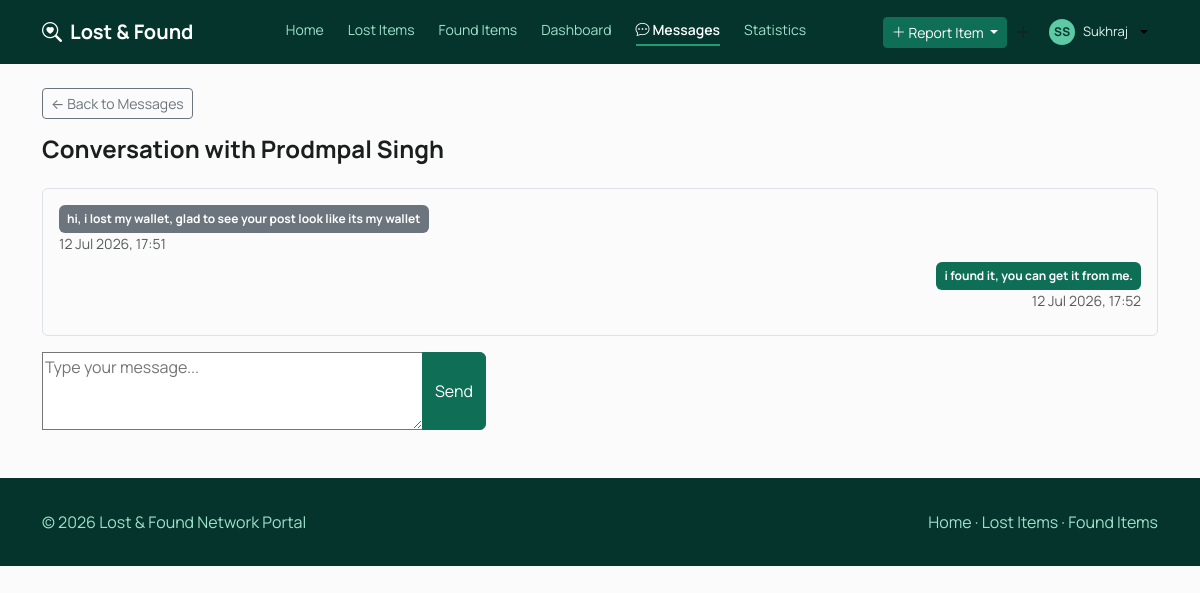
/messages/3/ (signed in), run on the app's committed database.
### core/models.py (models this page shows, shortened)
class User(AbstractUser):
    mobile_number = models.CharField(max_length=20, blank=True, null=True)
    email = models.EmailField(unique=True)
    profile_photo = models.ImageField(upload_to='profile_photos/', blank=True, null=True)

class Message(models.Model):
    sender = models.ForeignKey(User, on_delete=models.CASCADE, related_name='sent_messages')
    receiver = models.ForeignKey(User, on_delete=models.CASCADE, related_name='received_messages')
    message = models.TextField()
    timestamp = models.DateTimeField(auto_now_add=True)
    is_read = models.BooleanField(default=False)
    class Meta:
        ordering = ['timestamp']

### core/views.py (the view)
@login_required
def conversation_view(request, user_id):
    from .models import User
    other_user = get_object_or_404(User, id=user_id)
    if request.method == 'POST':
        form = MessageForm(request.POST)
        if form.is_valid():
            msg = form.save(commit=False)
            msg.sender = request.user
            msg.receiver = other_user
            msg.save()
            return redirect('conversation', user_id=other_user.id)
    else:
        form = MessageForm()
    Message.objects.filter(sender=other_user, receiver=request.user, is_read=False).update(is_read=True)
    thread = Message.objects.filter(
        Q(sender=request.user, receiver=other_user) | Q(sender=other_user, receiver=request.user)
    ).order_by('timestamp')
    return render(request, 'core/conversation.html', {
        'other_user': other_user,
        'thread': thread,
        'form': form,
    })

### core/forms.py
class MessageForm(forms.ModelForm):
    class Meta:
        model = Message
        fields = ['message']
        widgets = {
            'message': forms.Textarea(attrs={'rows': 3, 'placeholder': 'Type your message...'}),
        }
        labels = {
            'message': ''
        }

### templates/core/conversation.html (shortened to what this page needs)
{% extends 'core/base.html' %}
{% block content %}
<a href="{% url 'inbox' %}" class="btn btn-sm btn-outline-secondary mb-3">&larr; Back to Messages</a>
<h4 class="mb-4">Conversation with {{ other_user.first_name }} {{ other_user.last_name }}</h4>
<div class="border rounded p-3 mb-3" style="max-height: 400px; overflow-y: auto;">
    {% for msg in thread %}
        <div class="mb-2 {% if msg.sender == user %}text-end{% endif %}">
            <span class="badge {% if msg.sender == user %}bg-primary{% else %}bg-secondary{% endif %} p-2">
                {{ msg.message }}
            </span>
            <div class="text-muted small">{{ msg.timestamp|date:"d M Y, H:i" }}</div>
        </div>
    {% empty %}
        <p class="text-muted">No messages yet. Say hello!</p>
    {% endfor %}
</div>
<form method="POST">
    <div class="input-group">
        {{ form.message }}
        <button type="submit" class="btn btn-primary">Send</button>
    </div>
</form>
{% endblock %}

### templates/core/base.html (shortened to what this page needs)
<!DOCTYPE html>
<html lang="en">
<head>
    <link href="https://cdn.jsdelivr.net/npm/bootstrap@5.3.3/dist/css/bootstrap.min.css" rel="stylesheet">
    <link rel="stylesheet" href="https://cdn.jsdelivr.net/npm/bootstrap-icons@1.11.3/font/bootstrap-icons.css">
    {% load static %}
    <link rel="stylesheet" href="{% static 'core/css/theme.css' %}">
</head>
<body>
    <nav class="navbar navbar-expand-lg navbar-dark navbar-centered">
    <div class="container d-flex justify-content-between align-items-center">
        <a class="navbar-brand" href="{% url 'home' %}">
            <i class="bi bi-search-heart me-1"></i> Lost & Found
        </a>
        <div class="collapse navbar-collapse justify-content-between" id="navbarNav">
            <div class="nav-links mx-auto my-2 my-lg-0">
                <a class="nav-link {% if request.resolver_match.url_name == 'home' %}active{% endif %}" href="{% url 'home' %}">Home</a>
                <a class="nav-link {% if request.resolver_match.url_name == 'browse_lost' %}active{% endif %}" href="{% url 'browse_lost' %}">Lost Items</a>
                <a class="nav-link {% if request.resolver_match.url_name == 'browse_found' %}active{% endif %}" href="{% url 'browse_found' %}">Found Items</a>
                {% if user.is_authenticated %}
                    <a class="nav-link {% if request.resolver_match.url_name == 'dashboard' %}active{% endif %}" href="{% url 'dashboard' %}">Dashboard</a>
                    <a class="nav-link {% if request.resolver_match.url_name == 'inbox' or request.resolver_match.url_name == 'conversation' %}active{% endif %}" href="{% url 'inbox' %}">
                        <i class="bi bi-chat-dots"></i> Messages
                    </a>
                    {% if user.is_staff %}
                        <a class="nav-link {% if request.resolver_match.url_name == 'admin_statistics' %}active{% endif %}" href="{% url 'admin_statistics' %}">Statistics</a>
                    {% endif %}
                {% endif %}
            </div>
            <div class="d-flex align-items-center gap-2">
                {% if user.is_authenticated %}
                    <div class="dropdown">
                        <button class="btn btn-sm btn-primary dropdown-toggle d-none d-lg-inline-block" type="button" data-bs-toggle="dropdown">
                            <i class="bi bi-plus-lg"></i> Report Item
                        </button>
                    </div>
                        <i class="bi bi-plus-lg"></i>
                    <div class="dropdown">
                        <button class="user-chip dropdown-toggle" type="button" data-bs-toggle="dropdown">
                            <div class="user-avatar">{{ user.first_name|slice:":1"|upper }}{{ user.last_name|slice:":1"|upper }}</div>
                            <span>{{ user.first_name }}</span>
                        </button>
                    </div>
                {% else %}
                    <a class="nav-link {% if request.resolver_match.url_name == 'login' %}active{% endif %}" href="{% url 'login' %}">Login</a>
                    <a class="btn btn-sm btn-primary" href="{% url 'register' %}">Register</a>
                {% endif %}
            </div>
        </div>
    </div>
</nav>
    <div class="container mt-4">
        {% block content %}{% endblock %}
    </div>
    <footer class="site-footer mt-5">
        <div class="container d-flex justify-content-between flex-wrap gap-2">
            <span>&copy; 2026 Lost & Found Network Portal</span>
            <span>
                <a href="{% url 'home' %}">Home</a> ·
                <a href="{% url 'browse_lost' %}">Lost Items</a> ·
                <a href="{% url 'browse_found' %}">Found Items</a>
            </span>
        </div>
    </footer>
</body>
</html>

### core/static/core/css/theme.css (style rules this page uses)
:root { --teal-900: #04342C; --teal-800: #085041; --teal-700: #0C5C48; --teal-600: #0F6E56; --teal-400: #1D9E75; --teal-200: #5DCAA5; --teal-100: #9FE1CB; --teal-50: #E1F5EE; --amber-100:#FAEEDA; --amber-800:#412402; --ink: #1A1F1D; }
body { font-family: 'Manrope', -apple-system, sans-serif; background-color: #FAFBFA; color: var(--ink); }
h1, h2, h3, h4, h5, .navbar-brand { font-family: 'Manrope', sans-serif; font-weight: 700; }
.navbar .nav-link { color: var(--teal-100) !important; }
.navbar-brand { color: #fff !important; }
.btn-primary, .bg-primary { background-color: var(--teal-600) !important; border-color: var(--teal-600) !important; }
.site-footer { background-color: var(--teal-900); color: var(--teal-100); padding: 32px 0; margin-top: 64px; }
.site-footer a { color: var(--teal-100); text-decoration: none; }
.navbar-centered { background-color: var(--teal-900) !important; padding: 12px 0; }
.navbar-centered .navbar-brand { font-weight: 700; color: #fff !important; }
.navbar-centered .nav-links { display: flex; gap: 24px; align-items: center; }
.navbar-centered .nav-link { color: var(--teal-100) !important; font-size: 14px; padding-bottom: 4px !important; border-bottom: 2px solid transparent; }
.navbar-centered .nav-link.active { color: #fff !important; border-bottom: 2px solid var(--teal-400); font-weight: 600; }
.user-chip { display: flex; align-items: center; gap: 8px; background: transparent; border: none; cursor: pointer; padding: 4px 10px; border-radius: 20px; }
.user-avatar { width: 26px; height: 26px; border-radius: 50%; background: var(--teal-200); color: var(--teal-900); font-size: 12px; font-weight: 700; display: flex; align-items: center; justify-content: center; flex-shrink: 0; }
.user-chip span { color: var(--teal-50); font-size: 13px; }

### data on the page
User: first_name "S", last_name "S", first_name "Sukhraj"
User: first_name "Prodmpal", last_name "Singh"
Message: message "hi, i lost my wallet, glad to see your post look like its my wallet", timestamp "12 Jul 2026, 17:51"
Message: message "i found it, you can get it from me.", timestamp "12 Jul 2026, 17:52"
